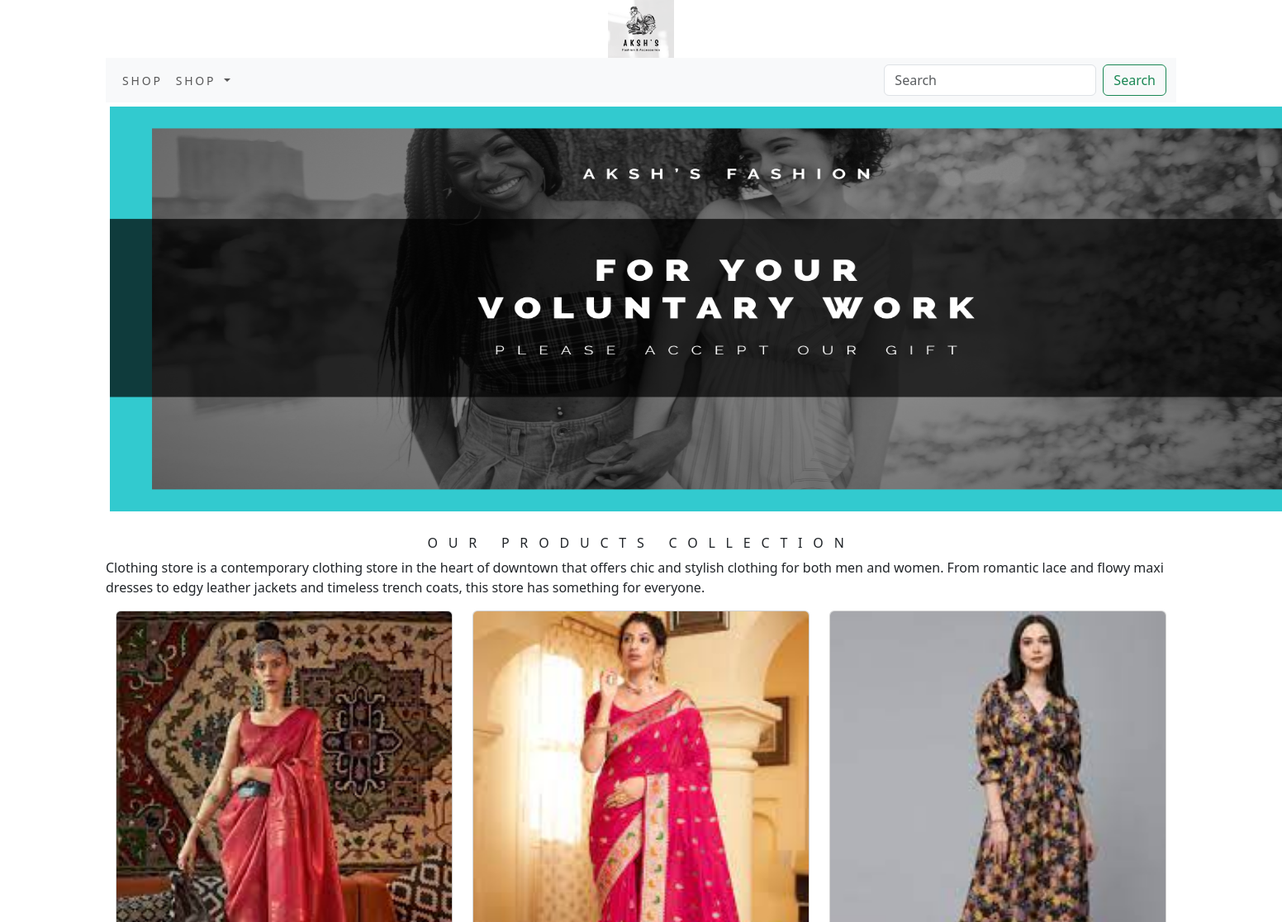
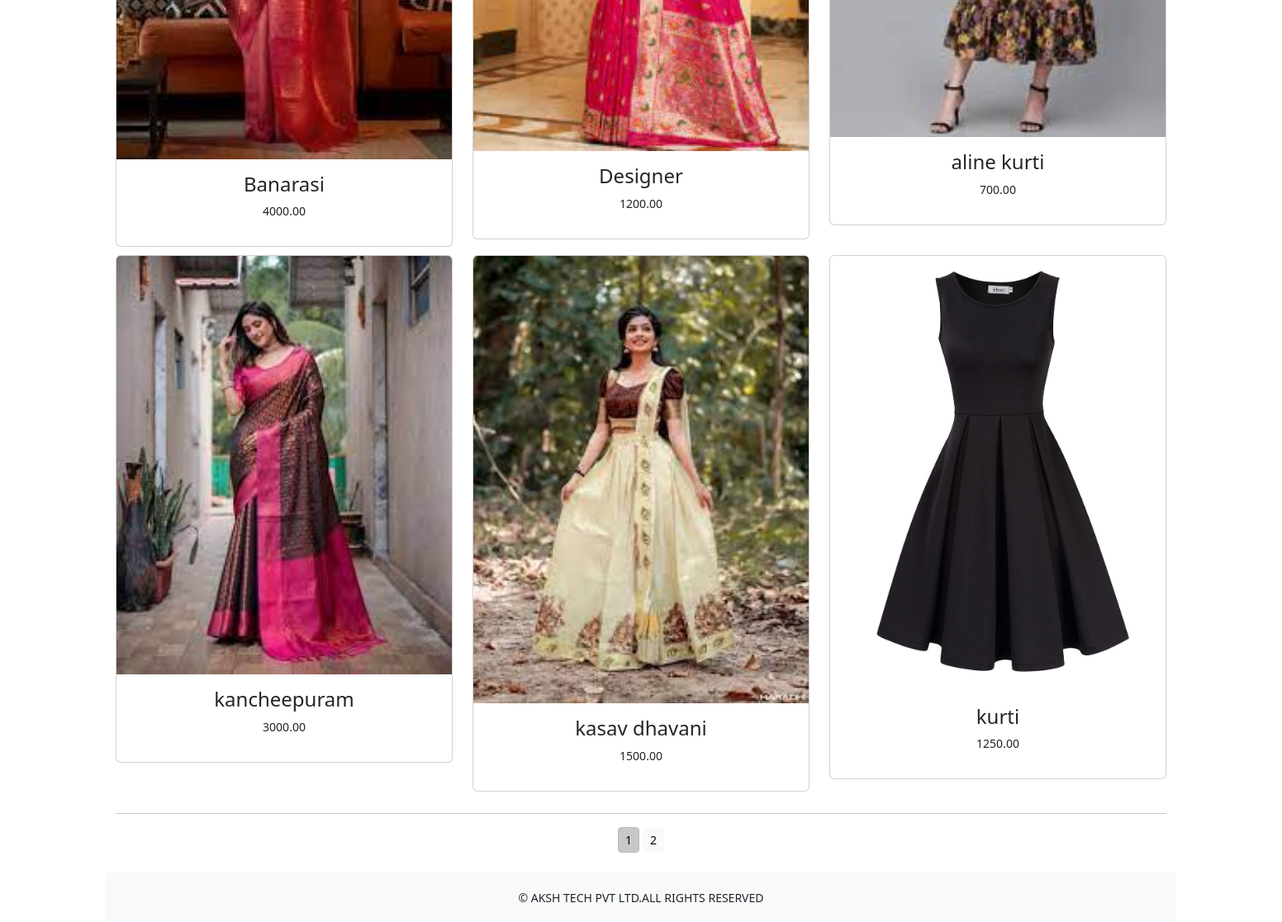
The app's page /shop/ with its own data (2 pictures, top to bottom).
### shop/models.py (models this page shows, shortened)
class Product(models.Model):
    name=models.CharField(max_length=250,unique=True)
    slug=models.SlugField(max_length=250,unique=True)
    description=models.TextField(blank=True)
    price=models.DecimalField(max_digits=10,decimal_places=2)
    category=models.ForeignKey(Category,on_delete=models.CASCADE)
    image=models.ImageField(upload_to='product',blank=True)
    stock=models.IntegerField()
    available=models.BooleanField(default=True)
    created=models.DateTimeField(auto_now=True)
    updated=models.DateTimeField(auto_now=True)
    def get_url(self):
        return reverse('shop:prodCatDetail',args=[self.category.slug,self.slug])
    class Meta:
            ordering=('name',)
            verbose_name='product'
            verbose_name_plural='products'

### shop/views.py (the view)
# urls.py: path('', views.allProdCat,name='allProdCat'),
def allProdCat(request,c_slug=None):
    c_page=None
    products_list=None
    if c_slug!=None:
        c_page=get_object_or_404(Category,slug=c_slug)
        products_list=Product.objects.all().filter(category=c_page,available=True)
    else:
        products_list=Product.objects.all().filter(available=True)
    paginator=Paginator(products_list,6)
    try:
         page=int(request.GET.get('page',1))
    except:
         page=1
    try:
        products=paginator.page(page)
    except (EmptyPage,InvalidPage):
        products=paginator.page(paginator.num_pages)
    return render(request,"category.html",{'category':c_page,'products':products})

### cart/context_processors.py (called while the page is built)
def counter(request):
    item_count=0
    if 'admin' in request.path:
        return {}
    else:
        try:
            cart=Cart.objects.filter(cart_id=_cart_id(request))
            car_items=CartItem.objects.all().filter(cart=cart[:1])
            for cart_item in car_items:
                item_count += cart_item.quantity
        except Cart.DoesNotExist:
            item_count =0
    return dict(item_count=item_count)

### cart/views.py (called while the page is built)
def _cart_id(request):
    cart=request.session.session_key
    if not cart:
        cart=request.session.create()
    return cart

### shop/context_processors.py (called while the page is built)
def menu_links(request):
    links=Category.objects.all()
    return dict(links=links)

### shop/models.py (called while the page is built)
    def get_url(self):
        return reverse('shop:products_by_category',args=[self.slug])

### templates/category.html (shortened to what this page needs)
{% extends 'base.html' %}
{% load static %}
{% block content %}
       <div class="mx_auto">
           {% if category %}
                       <img class="my_image" src="{{category.image.url}}" alt="{{category.name}}">
       </div>
            <br>
       <div>
               <h1 class="text-center my_title">{{category.name}}</h1>
               <p class="text-justify">{{category.description}}</p>
          </div>
                 {% else %}
                         <div>
                               <img class="my_image my_image_padding" src="{% static 'img/banner1.png' %}" alt="our products" width="1500px;" height="500px;">
                          </div>
                              <br>
                                   <div>
                                        <h1 class="text-center my_title">Our Products Collection</h1>
                                         <p class="text-justify">Clothing store is a contemporary clothing store in the heart of downtown that offers chic and stylish clothing for both men and women. From romantic lace and flowy maxi dresses to edgy leather jackets and timeless trench coats, this store has something for everyone.</p>
                                    </div>
          {% endif %}
                <div class="container">
                     <div class="row mx_auto">
                          {% for product in products.object_list %}
                                           <div class="my_bottom_margin col-9 col-sm-12 col-md-4 col-lg-4">
                                                  <div class="card text-center" style="min-width:18rem;">
                                                          <a href="{{product.get_url}}"><img class="card-img-top my_image" src="{{product.image.url}}" alt="{{product.name}}"></a>
                                                                    <div class="card-body">
                                                                          <h4>{{product.name}}</h4>
                                                                           <p>{{product.price}}</p>
                                                                  </div>
                                                  </div>
                                           </div>
                           {% endfor %}
                    </div>
                    <div class="mx_auto">
                        {% if products.paginator.num_pages > 1%}
                       <hr>
                        <div class="text-center">
                            {% for pg in products.paginator.page_range %}
                              <a href="?page={{pg}}" class="btn btn-light btn-sm {% if products.number == pg %} active {% endif %}">{{pg}}</a>
                            {% endfor %}
                        </div>
                        {% endif %}
                    </div>
                    <br>
                </div>
{% endblock %}

### templates/base.html (shortened to what this page needs)
{% load static %}
<!DOCTYPE html>
<html lang="en">
<head>
    <link rel="stylesheet" href="{% static 'css/custom.css' %}">
    <link href="{% static 'css/bootstrap.min.css' %}" rel="stylesheet">
</head>
<body>
<div class="container">
    {% include 'header.html' %}
    {% include 'nav.html' %}
    {% block content %}
    {% endblock %}
</div>
{% include 'footer.html' %}
</body>
</html>

### templates/header.html
{% load static %}
<header>
    <center>
     <a href="{% url 'shop:allProdCat' %}" ></a>  <img src="{% static 'img/logo1.png' %}" alt="logoimage" width="80px;" height="70px;">
    </center>
</header>

### templates/nav.html (shortened to what this page needs)
<nav class="navbar navbar-expand-lg bg-body-tertiary">
  <div class="container-fluid">
    <div class="collapse navbar-collapse" id="navbarSupportedContent">
      <ul class="navbar-nav me-auto mb-2 mb-lg-0">
        <li class="nav-item">
          <a class="nav-link" href="#">Shop</a>
        </li>
        <li class="nav-item dropdown {% if 'shop' in request.path %} active {% endif %}">
          <a class="nav-link dropdown-toggle" href="#" role="button" data-bs-toggle="dropdown" aria-expanded="false">
            Shop
          </a>
        </li>
      </ul>
      <form class="d-flex" role="search" action="{% url 'search_app:SearchResult' %}" method="get">
        <input class="form-control me-2" type="search" placeholder="Search" name="q" aria-label="Search">
        <button class="btn btn-outline-success" type="submit">Search</button>
      </form>
    </div>
  </div>
</nav>

### templates/footer.html
<div class="footer navbar-fixed-bottom my_footer">
    <p class="text-center">&copy; Aksh tech pvt ltd.All Rights Reserved</p>
</div>

### static/css/custom.css (style rules this page uses)
body { font-family: 'Protest Riot', sans-serif; }
.nav-item { letter-spacing :.2em; font-size :14px; text-transform :uppercase; }
.my_footer { background-color :#f8f9fa; height :60px; }
.my_footer p { padding-top :20px; font-size :14px; text-transform :uppercase; }
.my_image { width :100% height :auto; }
.my_title { font-size:16px; text-transform :uppercase; letter-spacing :.8em; }
.my_image_padding { padding :5px; }
.my_bottom_margin { margin-bottom:10px; }
.card-body { font-size:14px; text-transform:uppercase letter-spacing:.2em; }

### records on screen
Product: image (picture), name "Banarasi", price "4000.00"
Product: image (picture), name "Designer", price "1200.00"
Product: image (picture), name "aline kurti", price "700.00"
Product: image (picture), name "kancheepuram", price "3000.00"
Product: image (picture), name "kasav dhavani", price "1500.00"
Product: image (picture), name "kurti", price "1250.00"

### other values on screen
{{ pg }} "1" "2"
